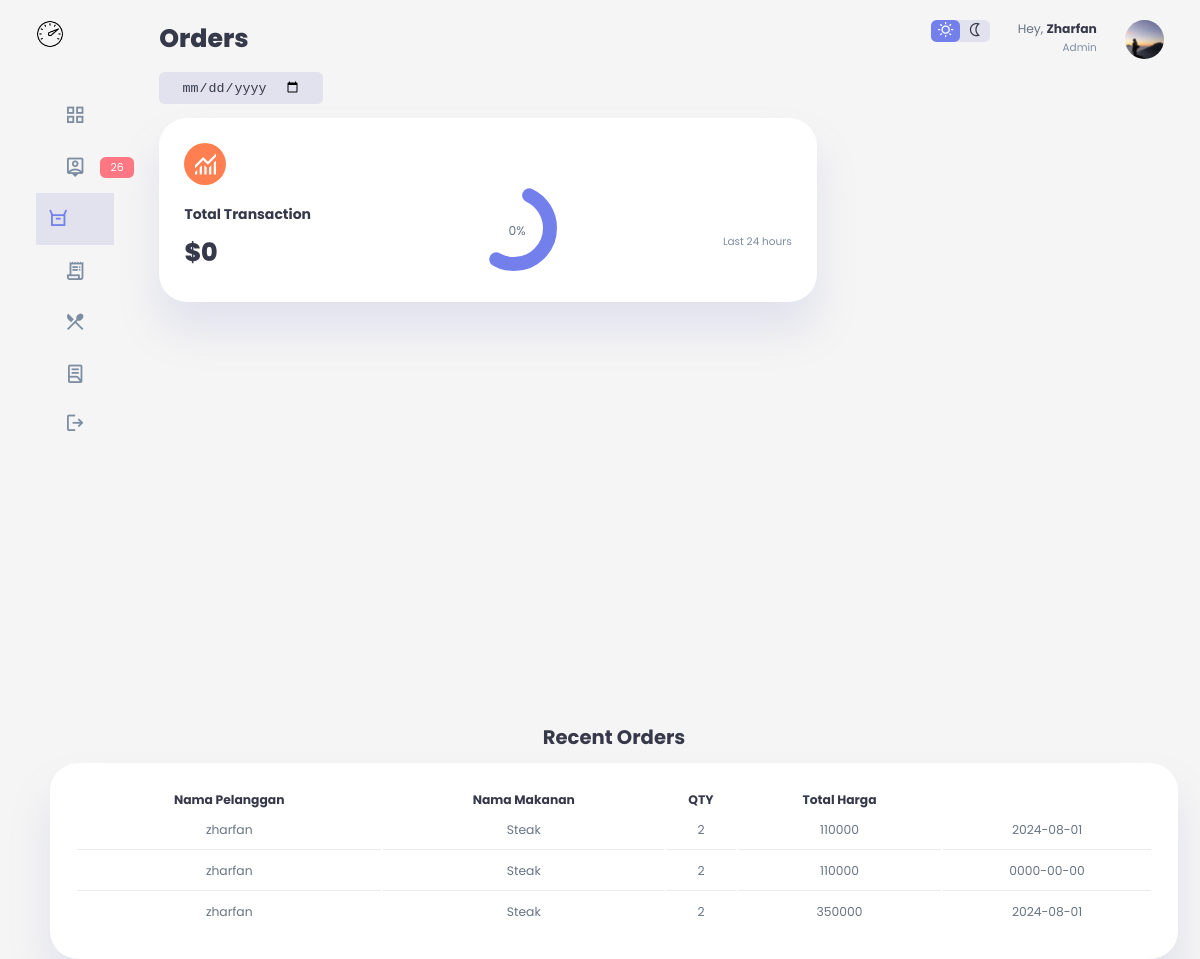
The page /php/orders.php on the database its author committed.
### tables this page shows
CREATE TABLE `orders` (
  `id_pesanan` int(11) NOT NULL,
  `full_name` varchar(35) NOT NULL,
  `nama_makanan` varchar(25) NOT NULL,
  `qty` int(11) NOT NULL,
  `total_harga` int(35) NOT NULL,
  `tanggal` date NOT NULL
);

### php/orders.php (the view, shortened to what this page needs)
<?php
require 'koneksi.php';
$query_sql = "SELECT * FROM orders";
$result = mysqli_query($conn, $query_sql);
?>
<!DOCTYPE html>
<html lang="en">
<head>
    <link rel="stylesheet" href="dashboard.css">
    <link rel="stylesheet" href="https://cdnjs.cloudflare.com/ajax/libs/font-awesome/6.0.0-beta3/css/all.min.css">
</head>
<body>
    <div class="container">
        <aside>
            <div class="top">
                <div class="logo">
                    <img src="../img/icons8-dashboard-50.png">
                </div>
            </div>
            <div class="sidebar">
                <a href="dashboard.php" >
                    <span class="material-symbols-outlined">grid_view</span>
                </a>
                <a href="reservation.php">
                    <span class="material-symbols-outlined">person_pin</span>
                    <span class="message-count">26</span>
                </a>
                <a href="orders.php" class="active">
                    <span class="material-symbols-outlined">orders</span>
                </a>
                <a href="transaksi.php" >
                    <span class="material-symbols-outlined">receipt_long</span>
                </a>
                <a href="menu.php">
                    <span class="material-symbols-outlined">restaurant_menu</span>
                </a>
                <a href="report.php">
                    <span class="material-symbols-outlined">lab_profile</span>
                </a>
                <a href="logout.php">
                    <span class="material-symbols-outlined">logout</span>
                </a>
            </div>
        </aside>
        <main>
            <h1>Orders</h1>
            <div class="date">
                <input type="date">
            </div>
            <div class="insights">
                <div class="income">
                    <span class="material-symbols-outlined">monitoring</span>
                    <div class="middle">
                            <div class="left">
                        <h3>Total Transaction</h3>
                        <h1 id="totalTransaction-2">$0</h1>
                            </div>
                            <div class="progress">
                        <svg>
                            <circle cx="38" cy="38" r="36"></circle>
                        </svg>
                            <div class="number">
                            <p id="transactionPercentage">0%</p>
                            </div>
                    </div>
                    <small class="text-muted">Last 24 hours</small>
                    </div>
                </div>
            </div>
            <div class="recent-orders">
    <h2>Recent Orders</h2>
    <table>
        <thead>
            <tr>
                <th>Nama Pelanggan</th>
                <th>Nama Makanan</th>
                <th>QTY</th>
                <th>Total Harga</th>
            </tr>
        </thead>
        <tbody>
        <?php
if (mysqli_num_rows($result) > 0) {
    while ($row = mysqli_fetch_assoc($result)) {
        echo "<tr>";
        echo "<td>" . $row['full_name'] . "</td>";
        echo "<td>" . $row['nama_makanan'] . "</td>";
        echo "<td>" . $row['qty'] . "</td>";
        echo "<td>" . $row['total_harga'] . "</td>";
        echo "<td>" . $row['tanggal'] . "</td>";
        echo "</tr>";
    }
} else {
    echo "<tr><td colspan='5'>No data found</td></tr>";
}
?>
        </tbody>
    </table>
</div>
        </main>
        <div class="right">
            <div class="top">
                <div class="theme-toggler">
                    <span class="material-symbols-outlined active">wb_sunny</span>
                    <span class="material-symbols-outlined">nightlight</span>
                </div>
                <div class="profile">
                    <div class="info">
                        <p>Hey, <b>Zharfan</b></p>
                        <small class="text-muted">Admin</small>
                    </div>
                    <div class="profile-photo">
                        <img src="../img/profile-photo.png">
                    </div>
                </div>
            </div>
        </div>
    </div>
</body>
</html>

### rows shown on the page
orders: full_name "zharfan", nama_makanan "Steak", qty "2", total_harga "110000", tanggal "2024-08-01"
orders: full_name "zharfan", nama_makanan "Steak", qty "2", total_harga "110000", tanggal "0000-00-00"
orders: full_name "zharfan", nama_makanan "Steak", qty "2", total_harga "350000", tanggal "2024-08-01"
